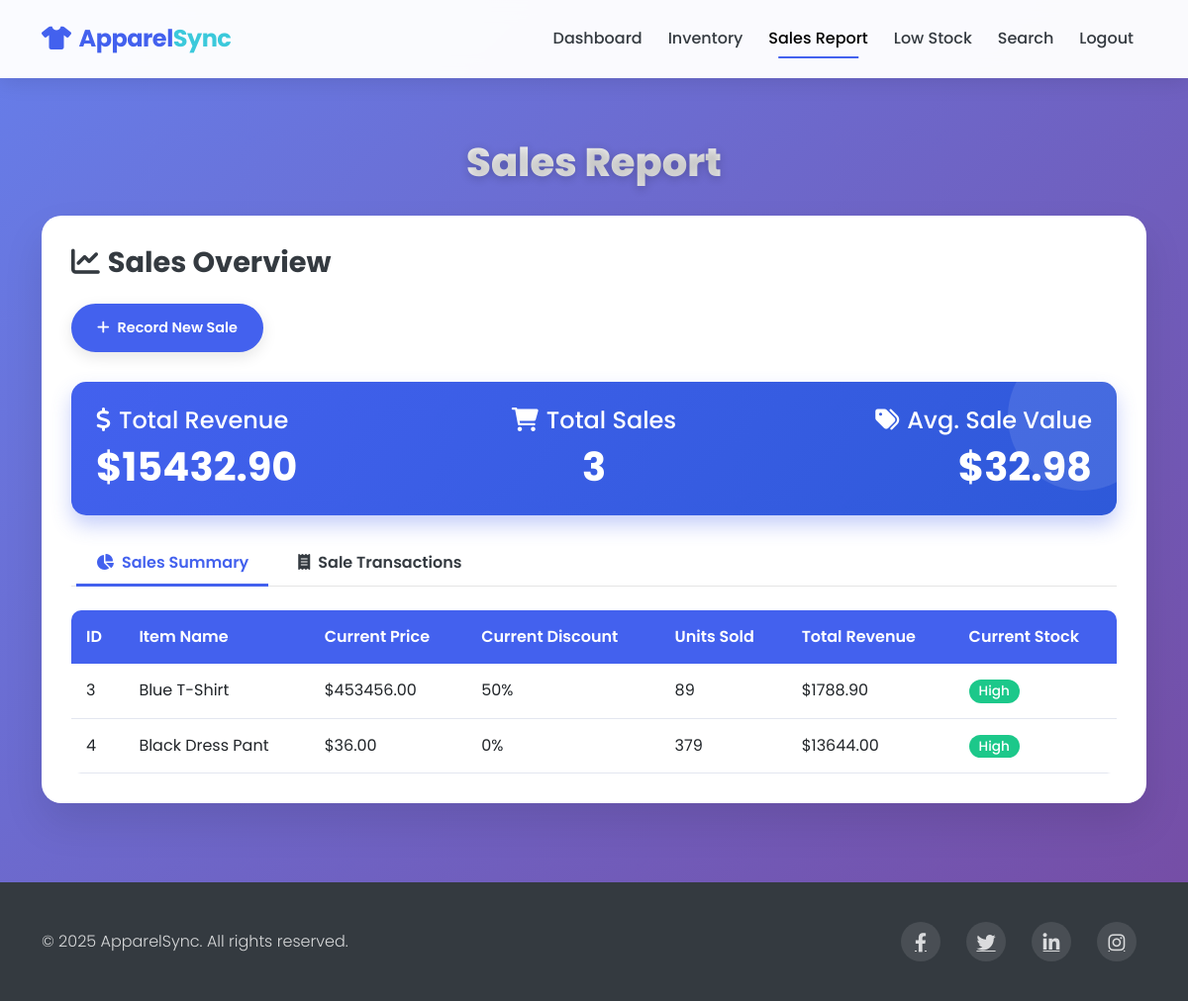
/dashboard/sales_report (signed in), run on the app's committed database.
### models.py (models this page shows)
class InventoryItem(db.Model):
    id = db.Column(db.Integer, primary_key=True)
    item_name = db.Column(db.String(100), nullable=False)
    quantity = db.Column(db.Integer, nullable=False)
    price = db.Column(db.Float, nullable=False)
    discount = db.Column(db.Float, default=0.0)
    sales = db.relationship('Sale', backref='item', lazy=True)
    low_stock_alerts = db.relationship('LowStock', backref='item', lazy=True)

### routes.py (the view)
@app.route('/dashboard/sales_report', methods=['GET', 'POST'])
@login_required
def sales_report():
    sales = Sale.query.all()
    total_sales = sum(
        (sale.price_at_sale - (sale.price_at_sale * sale.discount_at_sale / 100)) * sale.quantity for sale in sales
    )
    items_with_sales = []
    for item in InventoryItem.query.all():
        item_sales = Sale.query.filter_by(item_id=item.id).all()
        if item_sales:
            total_quantity = sum(sale.quantity for sale in item_sales)
            total_revenue = sum(
                (sale.price_at_sale - (sale.price_at_sale * sale.discount_at_sale / 100)) * sale.quantity for sale in item_sales
            )
            items_with_sales.append({
                'item': item,
                'total_quantity': total_quantity,
                'total_revenue': total_revenue
            })
    return render_template('sales_report.html', sales=sales, items_with_sales=items_with_sales, total_sales=total_sales)

### app.py (called while the page is built)
@login_manager.user_loader
def load_user(user_id):
    return User.query.get(int(user_id))

### templates/sales_report.html (shortened to what this page needs)
<!DOCTYPE html>
<html lang="en">
<head>
    <link href="https://cdn.jsdelivr.net/npm/bootstrap@5.3.0-alpha1/dist/css/bootstrap.min.css" rel="stylesheet">
    <link rel="stylesheet" href="https://cdnjs.cloudflare.com/ajax/libs/font-awesome/6.0.0/css/all.min.css">
</head>
<body>
    <nav class="navbar navbar-expand-lg navbar-light py-3 fixed-top">
        <div class="container">
            <a class="navbar-brand" href="{{ url_for('home') }}"><i class="fas fa-tshirt me-2"></i>Apparel<span>Sync</span></a>
            <div class="collapse navbar-collapse" id="navbarNav">
                <ul class="navbar-nav ms-auto">
                    <li class="nav-item">
                        <a class="nav-link" href="{{ url_for('dashboard') }}">Dashboard</a>
                    </li>
                    <li class="nav-item">
                        <a class="nav-link" href="{{ url_for('view_inventory') }}">Inventory</a>
                    </li>
                    <li class="nav-item">
                        <a class="nav-link active" href="{{ url_for('sales_report') }}">Sales Report</a>
                    </li>
                    <li class="nav-item">
                        <a class="nav-link" href="{{ url_for('low_stock') }}">Low Stock</a>
                    </li>
                    <li class="nav-item">
                        <a class="nav-link" href="{{ url_for('search') }}">Search</a>
                    </li>
                    <li class="nav-item">
                        <a class="nav-link" href="{{ url_for('logout') }}">Logout</a>
                    </li>
                </ul>
            </div>
        </div>
    </nav>
    <section class="content-section">
        <div class="container">
            <h1 class="page-title">Sales Report</h1>
            <div class="inventory-card">
                <div class="mb-4">
                    <h3 class="mb-4"><i class="fas fa-chart-line me-2"></i>Sales Overview</h3>
                    <div class="action-buttons">
                        <a href="{{ url_for('add_sales') }}" class="btn btn-add btn-action">
                            <i class="fas fa-plus me-2"></i>Record New Sale
                        </a>
                    </div>
                </div>
                <div class="stats-card mb-4">
                    <div class="row align-items-center">
                        <div class="col-md-4">
                            <h4 class="mb-2"><i class="fas fa-dollar-sign me-2"></i>Total Revenue</h4>
                            <h2>${{ "%.2f"|format(total_sales|default(0)) }}</h2>
                        </div>
                        <div class="col-md-4 text-md-center">
                            <h4 class="mb-2"><i class="fas fa-shopping-cart me-2"></i>Total Sales</h4>
                            <h2>{{ sales|default([])|length }}</h2>
                        </div>
                        <div class="col-md-4 text-md-end">
                            <h4 class="mb-2"><i class="fas fa-tags me-2"></i>Avg. Sale Value</h4>
                            {% set total_units = namespace(value=0) %}
                            {% for sale in sales|default([]) %}
                                {% set total_units.value = total_units.value + sale.quantity %}
                            {% endfor %}
                            {% if total_units.value > 0 and (total_sales|default(0)) > 0 %}
                                <h2>${{ "%.2f"|format((total_sales|default(0)) / total_units.value) }}</h2>
                            {% else %}
                                <h2>$0.00</h2>
                            {% endif %}
                        </div>
                    </div>
                </div>
                <ul class="nav nav-tabs mb-4" id="salesTabs" role="tablist">
                    <li class="nav-item" role="presentation">
                        <button class="nav-link active" id="summary-tab" data-bs-toggle="tab" data-bs-target="#summary" type="button" role="tab" aria-controls="summary" aria-selected="true">
                            <i class="fas fa-chart-pie me-2"></i>Sales Summary
                        </button>
                    </li>
                    <li class="nav-item" role="presentation">
                        <button class="nav-link" id="detail-tab" data-bs-toggle="tab" data-bs-target="#detail" type="button" role="tab" aria-controls="detail" aria-selected="false">
                            <i class="fas fa-receipt me-2"></i>Sale Transactions
                        </button>
                    </li>
                </ul>
                <div class="tab-content" id="salesTabContent">
                    <div class="tab-pane fade show active" id="summary" role="tabpanel" aria-labelledby="summary-tab">
                        <div class="table-responsive">
                            {% if items_with_sales|default([]) %}
                                <table class="inventory-table">
                                    <thead>
                                        <tr>
                                            <th>ID</th>
                                            <th>Item Name</th>
                                            <th>Current Price</th>
                                            <th>Current Discount</th>
                                            <th>Units Sold</th>
                                            <th>Total Revenue</th>
                                            <th>Current Stock</th>
                                        </tr>
                                    </thead>
                                    <tbody>
                                        {% for item_data in items_with_sales|default([]) %}
                                        <tr>
                                            <td>{{ item_data.item.id }}</td>
                                            <td>{{ item_data.item.item_name }}</td>
                                            <td>${{ "%.2f"|format(item_data.item.price) }}</td>
                                            <td>{{ "%.0f"|format(item_data.item.discount) }}%</td>
                                            <td>{{ item_data.total_quantity }}</td>
                                            <td>${{ "%.2f"|format(item_data.total_revenue) }}</td>
                                            <td>
                                                {% if item_data.item.quantity > 20 %}
                                                    <span class="badge badge-stock badge-high">High</span>
                                                {% elif item_data.item.quantity > 10 %}
                                                    <span class="badge badge-stock badge-medium">Medium</span>
                                                {% else %}
                                                    <span class="badge badge-stock badge-low">Low</span>
                                                {% endif %}
                                            </td>
                                        </tr>
                                        {% endfor %}
                                    </tbody>
                                </table>
                            {% else %}
                                <div class="no-items">
                                    <i class="fas fa-chart-bar fa-4x mb-3"></i>
                                    <h4>No sales data available</h4>
                                    <p>Once you record sales, they will appear here.</p>
                                </div>
                            {% endif %}
                        </div>
                    </div>
                </div>
            </div>
        </div>
    </section>
    <footer>
        <div class="container">
            <div class="row align-items-center">
                <div class="col-md-6">
                    <p class="copyright mb-0">&copy; 2025 ApparelSync. All rights reserved.</p>
                </div>
                <div class="col-md-6">
                    <div class="social-icons">
                        <a href="#" class="me-3"><i class="fab fa-facebook-f"></i></a>
                        <a href="#" class="me-3"><i class="fab fa-twitter"></i></a>
                        <a href="#" class="me-3"><i class="fab fa-linkedin-in"></i></a>
                        <a href="#"><i class="fab fa-instagram"></i></a>
                    </div>
                </div>
            </div>
        </div>
    </footer>
</body>
</html>

### templates/sales_report.html (style rules this page uses)
:root { --primary-color: #4361ee; --secondary-color: #f8f9fc; --accent-color: #3bc9db; --dark-color: #343a40; --light-color: #f8f9fc; --gradient-start: #667eea; --gradient-end: #764ba2; }
body { background: linear-gradient(135deg, var(--gradient-start) 0%, var(--gradient-end) 100%); min-height: 100vh; font-family: 'Poppins', sans-serif; }
.navbar { background-color: rgba(255, 255, 255, 0.97); backdrop-filter: blur(10px); box-shadow: 0 4px 20px rgba(0, 0, 0, 0.1); padding: 15px 0; border-bottom: 1px solid rgba(255, 255, 255, 0.1); }
.navbar-brand { font-weight: 700; color: var(--primary-color); font-size: 1.5rem; letter-spacing: -0.5px; }
.navbar-brand span { color: var(--accent-color); }
.nav-link { font-weight: 500; color: var(--dark-color); position: relative; padding: 8px 15px; margin: 0 5px; transition: all 0.3s ease; }
.nav-link::after { content: ''; position: absolute; width: 0; height: 2px; background: var(--primary-color); bottom: 0; left: 50%; transform: translateX(-50%); transition: width 0.3s ease; }
.nav-link.active::after { width: 70%; }
.content-section { padding: 140px 0 80px; }
.page-title { color: white; font-weight: 800; text-shadow: 0 2px 10px rgba(0, 0, 0, 0.2); margin-bottom: 30px; text-align: center; font-size: 2.5rem; background: linear-gradient(to right, #ffffff, #e0e0e0); -webkit-background-clip: text; background-clip: text; color: transparent; }
.inventory-card { background-color: white; border-radius: 20px; padding: 30px; box-shadow: 0 20px 40px rgba(0, 0, 0, 0.1); border: none; }
.inventory-card h3 { font-weight: 700; color: var(--dark-color); margin-bottom: 20px; font-size: 1.8rem; }
.inventory-table { width: 100%; }
.inventory-table th { background-color: var(--primary-color); color: white; padding: 15px; font-weight: 600; }
.inventory-table td { padding: 15px; vertical-align: middle; }
.inventory-table tbody tr { border-bottom: 1px solid #e3e6f0; transition: all 0.3s ease; }
.badge-stock { font-size: 0.85rem; padding: 5px 10px; border-radius: 30px; font-weight: 500; }
.badge-high { background-color: #1cc88a; color: white; }
.btn-action { padding: 12px 24px; border-radius: 30px; font-size: 0.9rem; font-weight: 600; margin-right: 10px; transition: all 0.3s ease; box-shadow: 0 5px 15px rgba(0, 0, 0, 0.1); position: relative; overflow: hidden; }
.btn-action::before { content: ''; position: absolute; top: 0; left: -100%; width: 100%; height: 100%; background: rgba(255, 255, 255, 0.2); transition: all 0.4s ease; }
.btn-add { background-color: var(--primary-color); color: white; border: 2px solid var(--primary-color); }
.table-responsive { overflow-x: auto; border-radius: 10px; }
footer { background-color: #343a40; color: white; padding: 40px 0; }
footer a { color: rgba(255, 255, 255, 0.8); transition: color 0.3s ease; margin: 0 10px; font-size: 1.2rem; }
.copyright { opacity: 0.8; font-weight: 300; }
.social-icons { display: flex; justify-content: flex-end; }
.social-icons a { display: flex; align-items: center; justify-content: center; width: 40px; height: 40px; border-radius: 50%; background: rgba(255, 255, 255, 0.1); transition: all 0.3s ease; }
.action-buttons { display: flex; flex-wrap: wrap; gap: 12px; margin-bottom: 30px; }
.stats-card { background: linear-gradient(135deg, var(--primary-color) 0%, #2e59d9 100%); color: white; border-radius: 15px; padding: 25px; margin-bottom: 30px; box-shadow: 0 10px 20px rgba(67, 97, 238, 0.3); position: relative; overflow: hidden; }
.stats-card::before { content: ''; position: absolute; width: 150px; height: 150px; background: rgba(255, 255, 255, 0.1); border-radius: 50%; top: -40px; right: -40px; }
.stats-card h2 { font-size: 2.5rem; font-weight: 700; margin-bottom: 0; position: relative; z-index: 1; }
.nav-tabs { border-bottom: 1px solid rgba(0, 0, 0, 0.1); margin-bottom: 25px; }
.nav-tabs .nav-link { color: var(--dark-color); font-weight: 600; padding: 12px 20px; border: none; border-radius: 0; position: relative; }
.nav-tabs .nav-link.active { color: var(--primary-color); background: transparent; border: none; }
.nav-tabs .nav-link.active::after { width: 100%; background: var(--primary-color); left: 0; transform: none; height: 3px; }

### data on the page
InventoryItem: item.id "3", item.item_name "Blue T-Shirt", item.price "453456.00", item.discount "50"
InventoryItem: item.id "4", item.item_name "Black Dress Pant", item.price "36.00", item.discount "0"

### other printed values
{{ "%.2f"|format(total_sales|default(0)) }} "15432.90"
{{ sales|default([])|length }} "3"
{{ "%.2f"|format((total_sales|default(0)) / total_units.value) }} "32.98"
{{ item_data.total_quantity }} "89" "379"
{{ "%.2f"|format(item_data.total_revenue) }} "1788.90" "13644.00"
